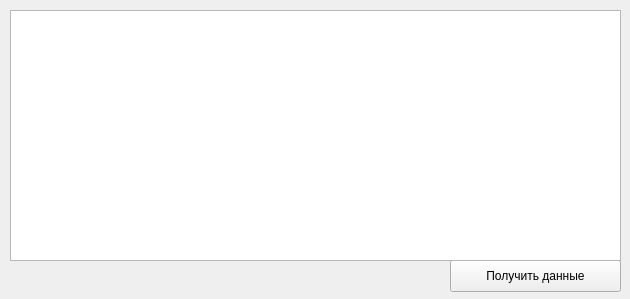
<?xml version="1.0" encoding="UTF-8"?>
<ui version="4.0">
 <class>Form</class>
 <widget class="QWidget" name="Form">
  <property name="geometry">
   <rect>
    <x>0</x>
    <y>0</y>
    <width>630</width>
    <height>299</height>
   </rect>
  </property>
  <property name="windowTitle">
   <string>Form</string>
  </property>
  <widget class="QPushButton" name="pushButton">
   <property name="geometry">
    <rect>
     <x>450</x>
     <y>260</y>
     <width>171</width>
     <height>32</height>
    </rect>
   </property>
   <property name="text">
    <string>Получить данные</string>
   </property>
  </widget>
  <widget class="QTableWidget" name="tableWidget">
   <property name="geometry">
    <rect>
     <x>10</x>
     <y>10</y>
     <width>611</width>
     <height>251</height>
    </rect>
   </property>
  </widget>
 </widget>
 <resources/>
 <connections/>
</ui>
